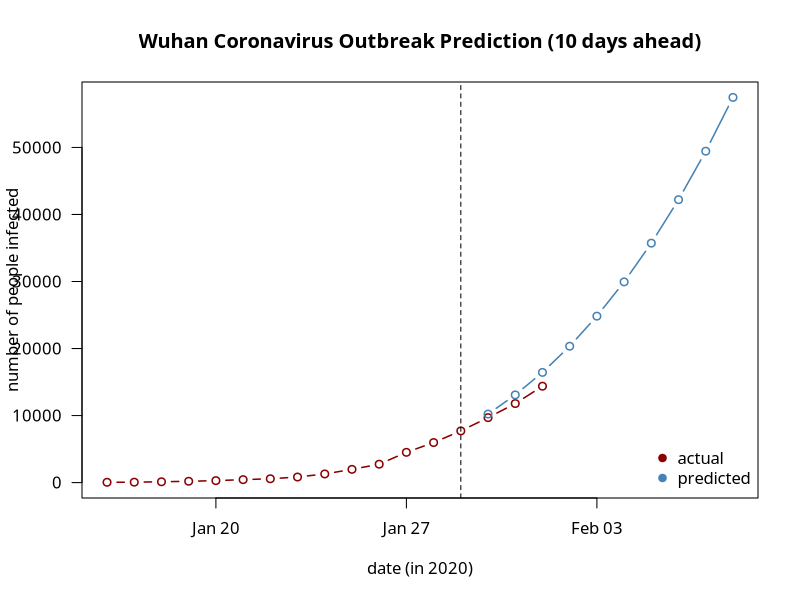

The R source for this figure:



## data sources:
## * https://www.who.int/emergencies/diseases/novel-coronavirus-2019/situation-reports
## * https://en.wikipedia.org/wiki/2019%E2%80%9320_Wuhan_coronavirus_outbreak

outbreak <- data.frame(
    date = seq.Date(as.Date("2020-01-16"), as.Date("2020-01-29"), by = "days"),
    cumulative_count = c(45, 62, 121, 198, 291, 440, 571, 830, 1287, 1975, 2744, 4515, 5974, 7711)
)

poly_fit <- lm(cumulative_count ~ poly(date, 3), data = outbreak)
summary(poly_fit)
outbreak$preds <- predict(poly_fit)

new_outbreak_data <- data.frame(
    date = seq.Date(as.Date("2020-01-30"), length.out = 10, by = "days") # make 10 day ahead forecast
)

new_outbreak_data$cumulative_count <- c(9692, 11791, 14380, rep(NA, 7)) # update actual outbreak here
new_outbreak_data$preds <- predict(poly_fit, newdata = new_outbreak_data)

## combine them all
outbreak <- rbind(outbreak, new_outbreak_data)

png(filename = "./wuhan-virus-outbreak-modeling.png", 7, 7, units = "in", res = 300)
par(family = "Carlito")
plot(outbreak$date, outbreak$cumulative_count, pch = 1, col = "red4", type = "b",
     ylab = "number of people infected", xlab = "date (in 2020)", las = 1,
     main = "Wuhan Coronavirus Outbreak Prediction (10 days ahead)", lwd = 1.5, ylim = c(0, max(outbreak$preds)))
points(outbreak$date[outbreak$date >= as.Date("2020-01-30")], outbreak$preds[outbreak$date >= as.Date("2020-01-30")],
       pch = 1, col = "steelblue", type = "b", lwd = 1.5)
abline(v = as.Date("2020-01-29"), lty = "dashed")
legend("bottomright", legend = c("actual", "predicted"), bty = "n", pch = 19, col = c("red4", "steelblue"))
dev.off()
